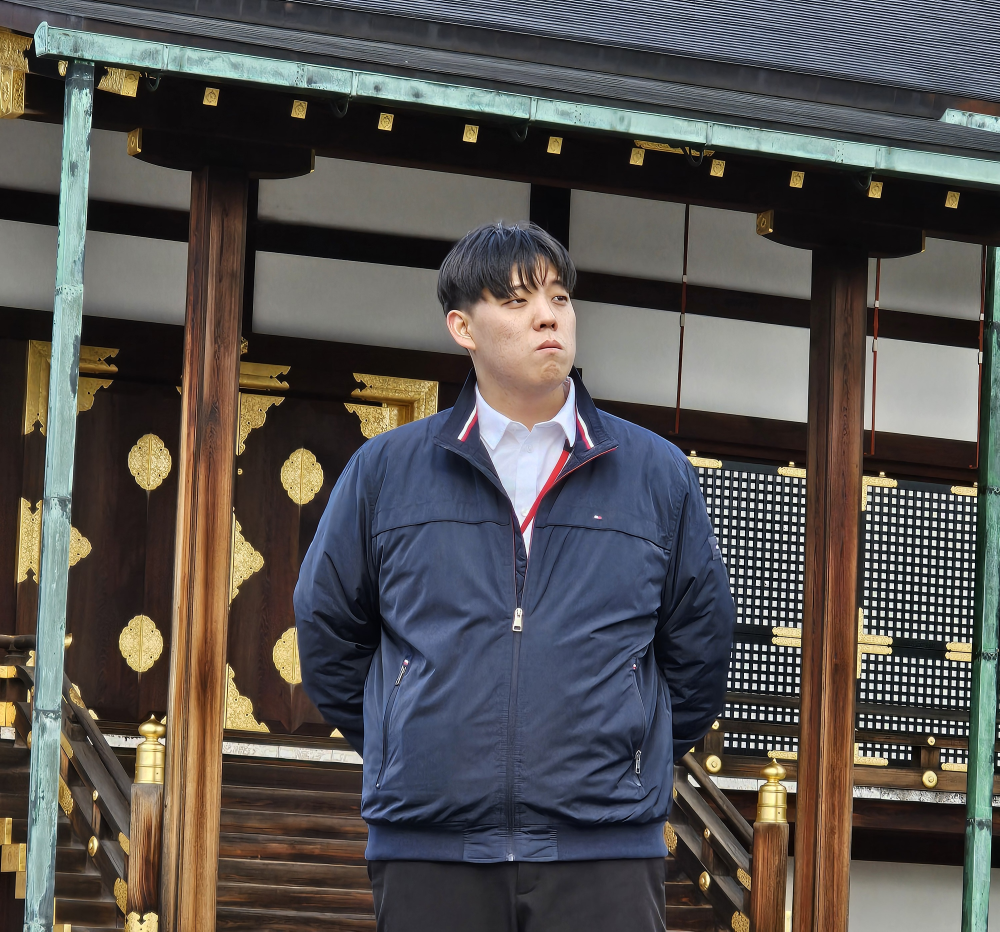
#> input picture Exploration/Ex04/images/me.jpg, 3000 x 2794 px, found by its file name (shown at 1/3 size); its folder holds 8 pictures in this run
$ jupyter execute --allow-errors Ex04.ipynb
#> lines starting #> are read from the running program, lines starting #| are printed output that depends on the picture
[cell 1]
import os
import urllib
import cv2
import numpy as np
from pixellib.semantic import semantic_segmentation
from matplotlib import pyplot as plt

[cell 2]
label_names = ['background', 'aeroplane', 'bicycle', 'bird', 'boat', 'bottle', 'bus',
               'car', 'cat', 'chair', 'cow', 'diningtable', 'dog', 'horse', 'motorbike',
               'person', 'pottedplant', 'sheep', 'sofa', 'train', 'tv']

def import_img(img_name):
    # 이미지 import
#> called with img_name = 'me.jpg'
    img_path = os.getenv('HOME')+'/aiffel/workspace/Exploration/Ex04/images/'+img_name
    img_orig = cv2.imread(img_path)
#> img_orig is the input picture: shape (2794, 3000, 3); mean B, G, R 81, 83.2, 86.5
    img_orig_blur = cv2.blur(img_orig, (15,15))
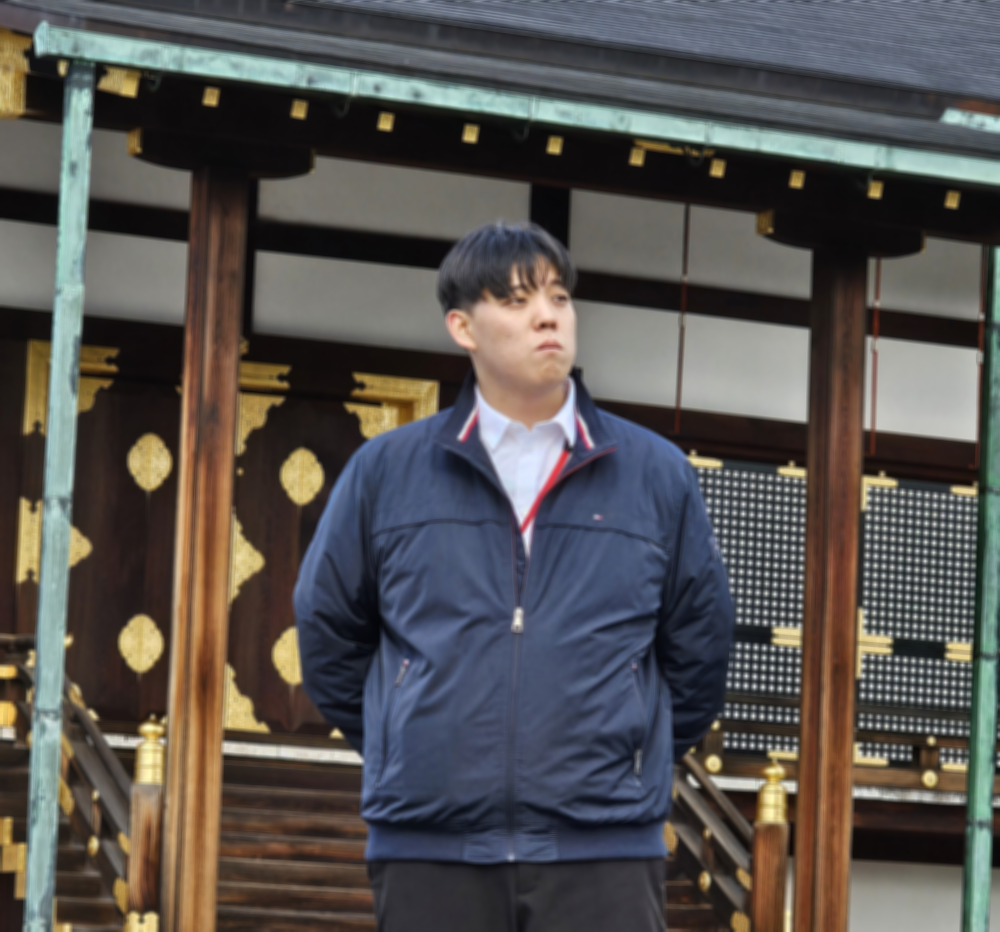
#> img_orig_blur: shape (2794, 3000, 3) (shown at 1/3 size); mean B, G, R 81, 83.2, 86.5
    return img_path, img_orig, img_orig_blur

def model_downloard(file_path, downloard = 1):
    # 모델 다운로드
    model_dir = os.getenv('HOME')+file_path
    model_file = os.path.join(model_dir, 'deeplabv3_xception_tf_dim_ordering_tf_kernels.h5')
    if downloard == 1:
        model_url = 'https://github.com/ayoolaolafenwa/PixelLib/releases/download/1.1/deeplabv3_xception_tf_dim_ordering_tf_kernels.h5'
        urllib.request.urlretrieve(model_url, model_file)
    return model_file

def build_model(model_file):
    # 세그멘테이션 모델 생성
    model = semantic_segmentation()
    model.load_pascalvoc_model(model_file)
    return model

# [101 lines left out: functions img_seg, seg_mask, img_seg_mask, img_seg_blur, not called in this run]

- img_seg_mask를 gray scail에서 RGB 채널로 변환하지 못하였음
- 이로인하여 세그멘테이션 컬러 이미지 검출에 에러가 있었음

## 모델 다운로드 및 불러오기

[cell 3]
model_path = '/aiffel/workspace/Exploration/Ex04/models'
model_file = model_downloard(model_path, 0)

#> (a cell that did not finish here is left out)

## 단일 객체(사람) 인식

[cell 5]
# 이미지 불러오기
me_path, me_orig, me_blur = import_img('me.jpg')

# 세그멘테이션 모델 수행 및 수행 결과 출력(결과 라벨 출력)
#> (the rest of this cell did not finish here and is left out)

[cell 6]
plt.imshow(cv2.cvtColor(me_orig, cv2.COLOR_BGR2RGB))
plt.show()

#> (a cell that did not finish here is left out)

#> (a cell that did not finish here is left out)

## 배경 크로마키
- 이미지 출처 (https://en.wikipedia.org/wiki/File:%EA%B2%BD%EB%B3%B5%EA%B6%81_%EA%B4%91%ED%99%94%EB%AC%B8.jpg)

[cell 9]
# 이미지 사이즈 확인
me_orig.shape
#> Out = (2794, 3000, 3)

[cell 10]
# 배경 이미지 import
back_img_path = os.getenv('HOME')+'/aiffel/workspace/Exploration/Ex04/images/kwanghwa.jpg'
back_img_orig = cv2.imread(back_img_path)
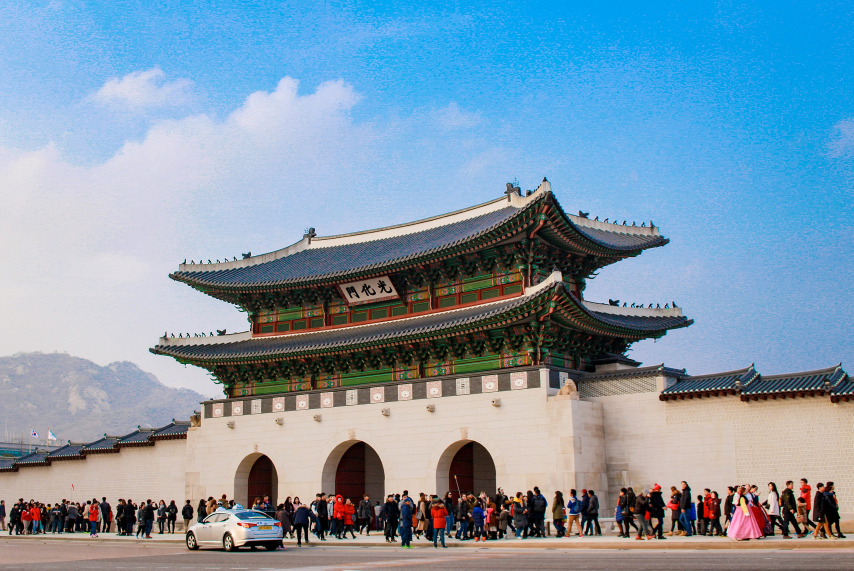
#> input picture Exploration/Ex04/images/kwanghwa.jpg, 2560 x 1711 px, found by its file name (shown at 1/3 size)
#> back_img_orig is the input picture: shape (1711, 2560, 3); mean B, G, R 172.7, 153.1, 127.8

back_img_orig = cv2.resize(back_img_orig, (3000,2794))
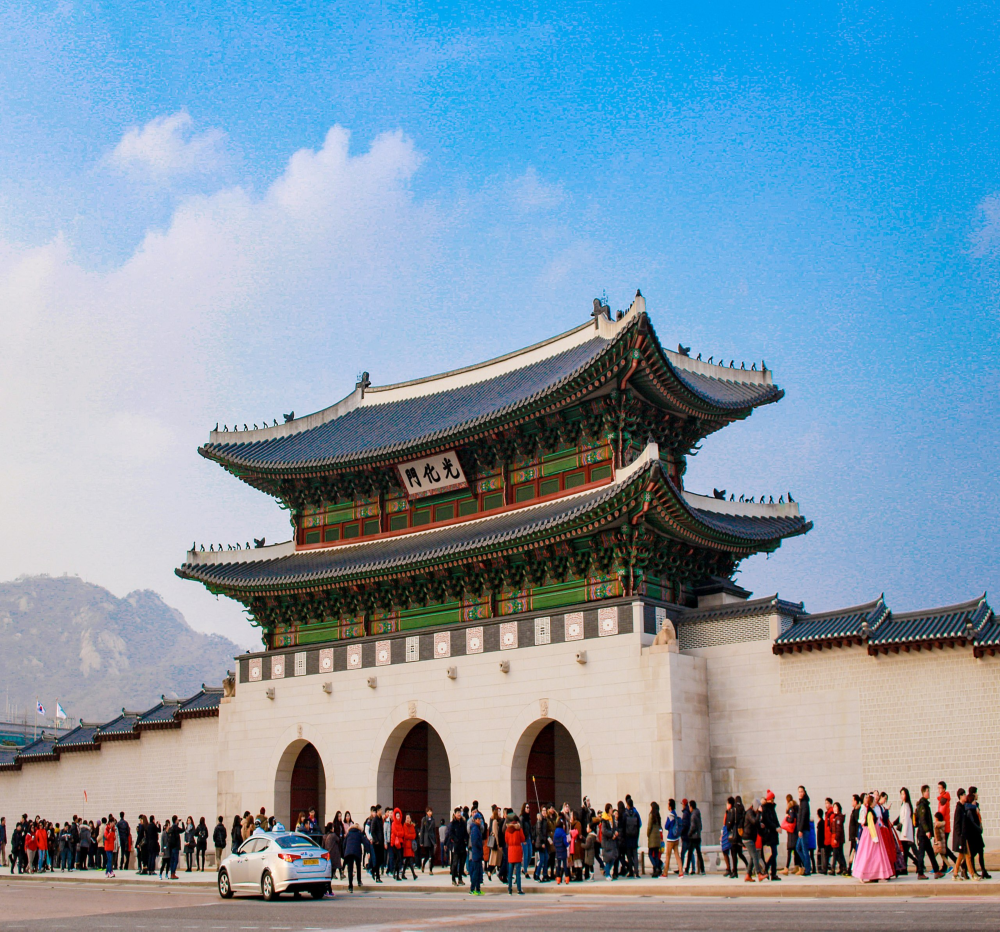
#> back_img_orig: shape (2794, 3000, 3) (shown at 1/3 size); mean B, G, R 172.5, 153, 127.7

#> (a cell that did not finish here is left out)

#> (a cell that did not finish here is left out)

## 단일 객체(동물) 인식
- 이미지 출처 (https://mypetlife.co.kr/143310/)

[cell 13]
# 이미지 불러오기
dog_path, dog_orig, dog_blur = import_img('dog.jpeg')
#> call 2 of import_img, with img_name = 'dog.jpeg'
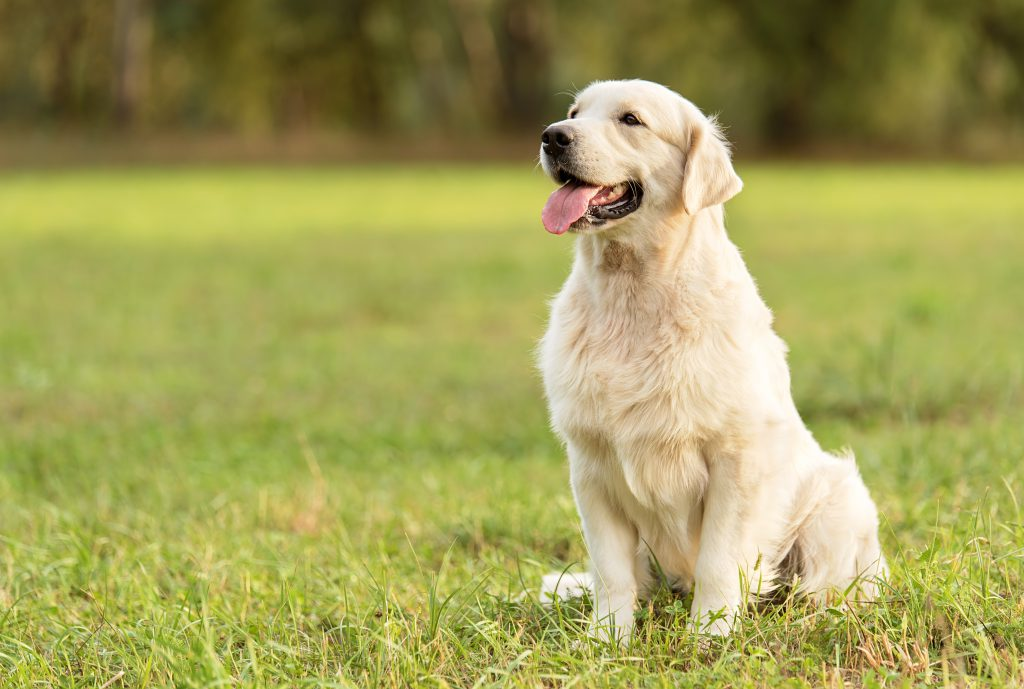
#> input picture Exploration/Ex04/images/dog.jpeg, 1024 x 689 px, found by its file name
#> in import_img, img_orig is the input picture: shape (689, 1024, 3); mean B, G, R 88.4, 158.7, 161.6
#> in import_img (call 2), `img_orig_blur = cv2.blur(img_orig, (15,15))`:
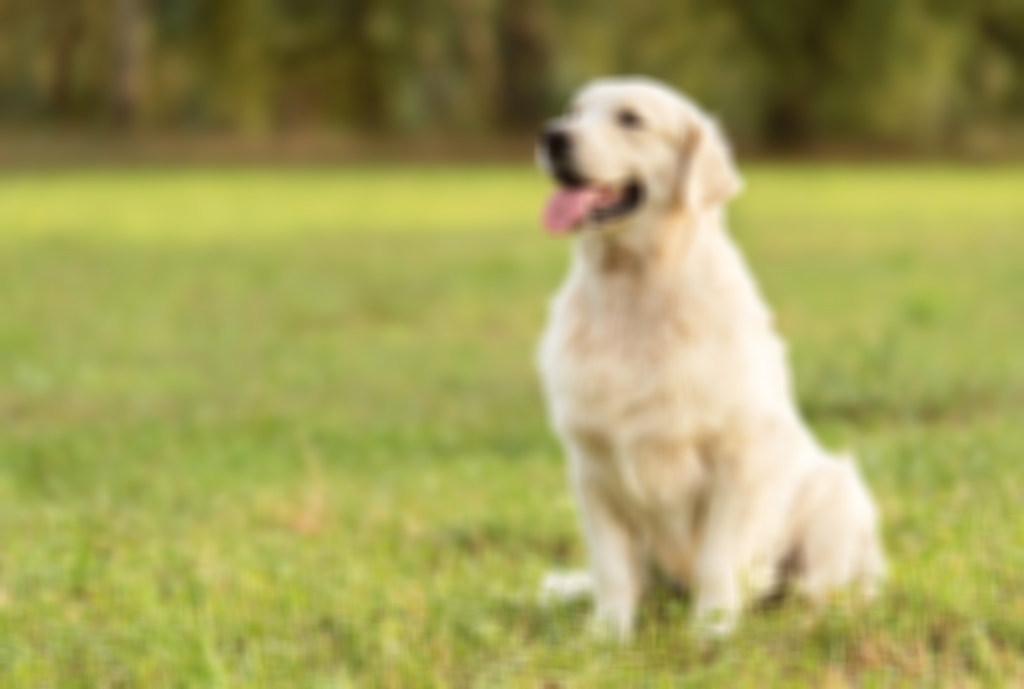
#> img_orig_blur: shape (689, 1024, 3); mean B, G, R 88.4, 158.7, 161.6

# 세그멘테이션 모델 수행 및 수행 결과 출력(결과 라벨 출력)
#> (the rest of this cell did not finish here and is left out)

[cell 14]
plt.imshow(cv2.cvtColor(dog_orig, cv2.COLOR_BGR2RGB))
plt.show()

#> (a cell that did not finish here is left out)

#> (a cell that did not finish here is left out)

## 단일 다중 객체 인식

### 육지 및 바다가 함께 있는 경우
- 이미지 출처 (https://mobile.newsis.com/photo/NISI20231121_0020136715)

[cell 17]
# 이미지 불러오기
acb_path, acb_orig, acb_blur = import_img('ammor_car_boat.jpg')
#> call 3 of import_img, with img_name = 'ammor_car_boat.jpg'
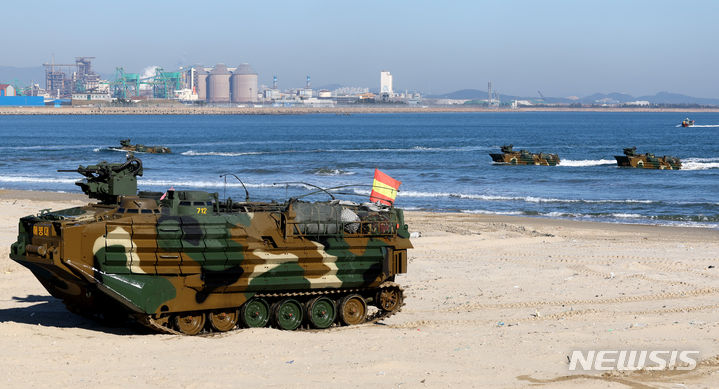
#> input picture Exploration/Ex04/images/ammor_car_boat.jpg, 719 x 389 px, found by its file name
#> in import_img, img_orig is the input picture: shape (389, 719, 3); mean B, G, R 157.9, 151.2, 142.7
#> in import_img (call 3), `img_orig_blur = cv2.blur(img_orig, (15,15))`:
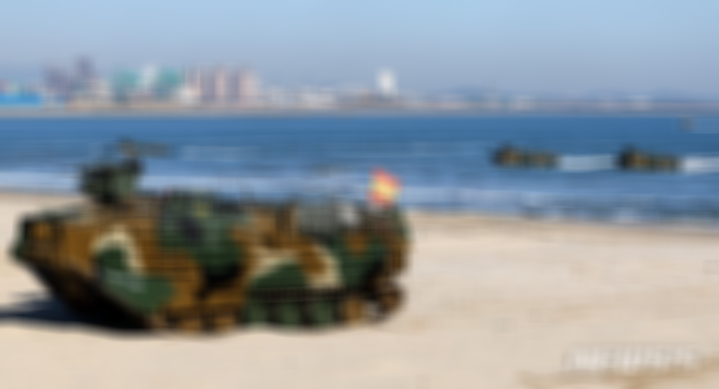
#> img_orig_blur: shape (389, 719, 3); mean B, G, R 157.8, 151.2, 142.7

# 세그멘테이션 모델 수행 및 수행 결과 출력(결과 라벨 출력)
#> (the rest of this cell did not finish here and is left out)

[cell 18]
plt.imshow(cv2.cvtColor(acb_orig, cv2.COLOR_BGR2RGB))
plt.show()
